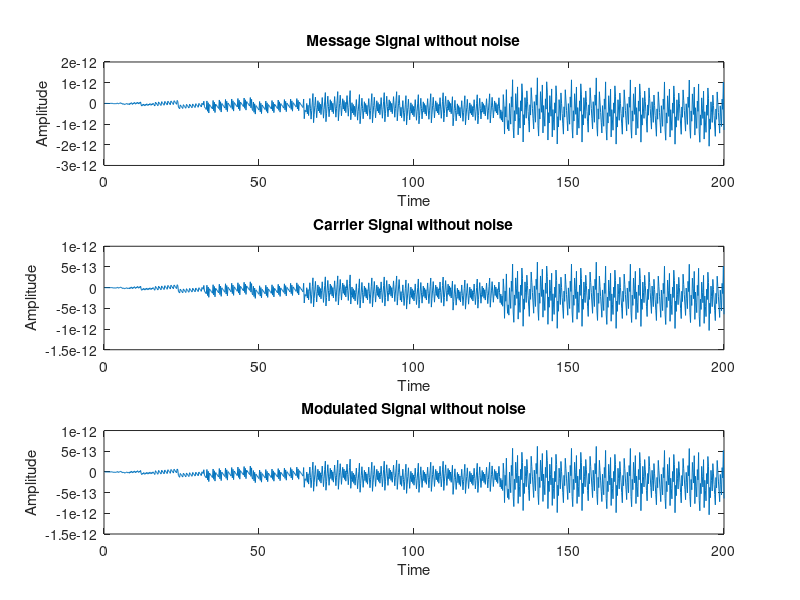
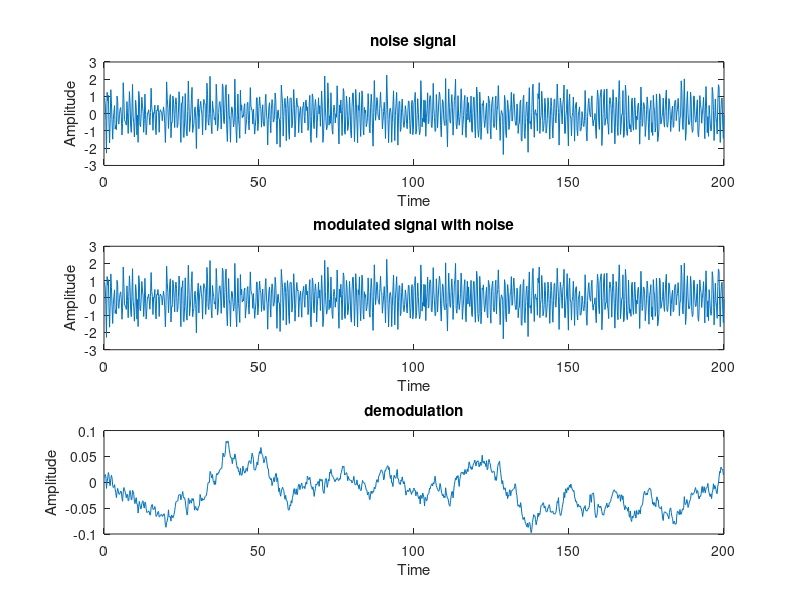

MATLAB code to generate these figures, in order:
clear all;
close all;
frequency_of_messsage_signal=input('frequency of message signal:');
frequency_of_carrier_signal=input('frequency of carrier signal:');
f=10; 
n=1000;
t=(1:n)/frequency_of_messsage_signal;

%message signal
message_signal=sin(2*pi*f*t);
subplot(3,1,1);
plot(t,message_signal);
xlabel('Time');
ylabel('Amplitude');
title('Message Signal without noise');

%carrier signal;
crrier_signal=sin(2*pi*frequency_of_carrier_signal*t);
figure(1);
subplot(3,1,2);
plot(t,crrier_signal);
xlabel('Time');
ylabel('Amplitude');
title('Carrier Signal without noise');

%modulation
modulated_signal=(1+.5*message_signal).*crrier_signal;
subplot(3,1,3);
plot(t,modulated_signal);
xlabel('Time');
ylabel('Amplitude');
title('Modulated Signal without noise');

%noise signal;
noise=sin(2*pi*t);
noise=noise+0.5*randn(size(t));
figure(2);
subplot(3,1,1);
plot(t,noise);
xlabel('Time');
ylabel('Amplitude');
title('noise signal');

%modulated signal with noise
modulated_noise=noise+modulated_signal;
subplot(3,1,2);
plot(t,modulated_noise);
xlabel('Time');
ylabel('Amplitude');
title('modulated signal with noise');

fig=100;
b=(1/fig)*ones(1,fig);
a=1;

%demodulation
demod=filter(b,a,modulated_noise);
subplot(3,1,3);
plot(t,demod);
xlabel('Time');
ylabel('Amplitude');
title('demodulation');



























